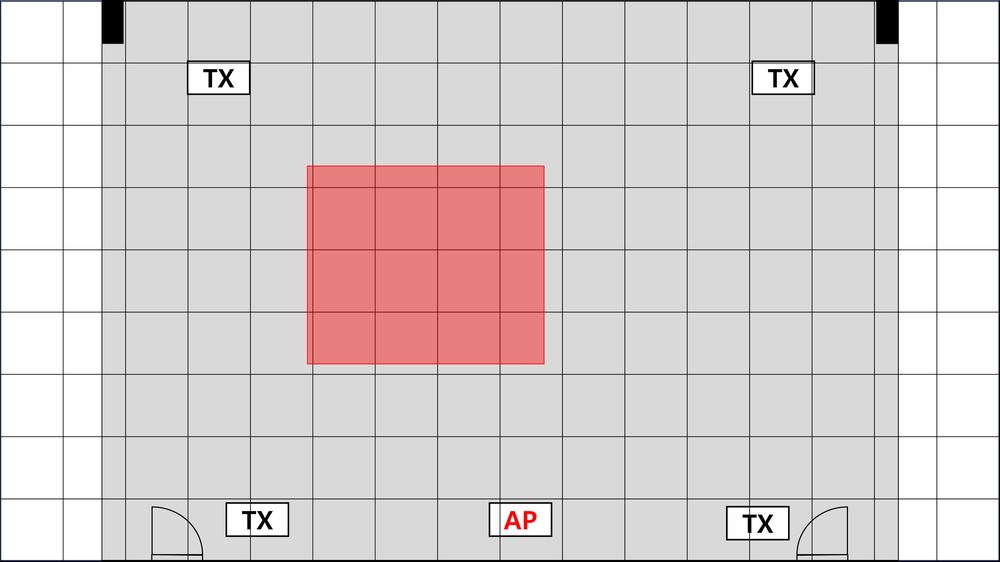
#> input picture temp/csi_map_ref.png, 1000 x 562 px, shrunk from 1920 x 1080 before the run; its folder holds 2 pictures in this run
$ python Global_BEV.py ../temp/csi_grid_map.png out.png ../temp/csi_map_ref.png
#> lines starting #> are read from the running program, lines starting #| are printed output that depends on the picture; after the words box and inside, x2 and y2 are one past the last pixel; in counts of white or black regions, pixels touching at a corner belong together
### BEV/function.py
import numpy as np
import cv2
import os


'''
id 라벨값에 맞춰 색깔을 지정하는 function
'''
def getcolor(idx):
    idx = idx * 3
    return (37 * idx) % 255, (17 * idx) % 255, (29 * idx) % 255

'''
실제공간과 도면을 mapping해주는 class
'''
class PixelMapper(object):
    """
    Create an object for converting pixels to geographic coordinates,
    using four points with known locations which form a quadrilteral in both planes
    Parameters
    ----------
    pixel_array : (4,2) shape numpy array
        The (x,y) pixel coordinates corresponding to the top left, top right, bottom right, bottom left
        pixels of the known region
    lonlat_array : (4,2) shape numpy array
        The (lon, lat) coordinates corresponding to the top left, top right, bottom right, bottom left
        pixels of the known region
    """

    # [46 lines left out: functions __init__, pixel_to_lonlat, lonlat_to_pixel, not called in this run]

"""
lonlat에 frame을 한번에 저장하는 function
"""
# [14 lines left out: function save_lonlat_frame, not called in this run]

def save_dict(file):
    ##################################################
    frame = 0
    point = dict()
    while True:
        line = file.readline()

        if not line:
            break

        info = line[:-1].split(" ")

        frame = info[0]

        if info[0] in point:
            line = point.get(info[0])
            line.append(list(map(int, info[1:])))
        else:
            point[info[0]] = [list(map(int, info[1:]))]

    file.close()

    return frame, point
    ###########################################################################

### BEV/Global_BEV.py
import numpy as np
from function import save_lonlat_frame
from function import save_dict
from function import getcolor
import cv2
import os
import sys
import shutil
##############################################################################

'''
pixel : 실제 공간
lonloat : 도면 공간
실제 mapping 되는 곳에 좌표를 입력 @@@.py 사용
오른쪽 위, 왼쪽 위, 왼쪽 아래, 오른쪽 아래 순서
'''
input_path = sys.argv[1]
output_path = sys.argv[2]
global_output_path = os.path.join(output_path, 'global_map_frame')
map_path = sys.argv[3]
temp_path = "./temp"

if not os.path.exists(global_output_path):
    os.makedirs(global_output_path)
else:
    shutil.rmtree(global_output_path)
    os.makedirs(global_output_path)

# ==============  Global ID BEV result  ===================

file = open(os.path.join(temp_path, "global_result.txt"), 'r')
#> (reads BEV/temp/global_result.txt from the repository)
globals()['g_frame'], globals()['g_point'] = save_dict(file)

map = cv2.imread(map_path, -1)
#> map is the input picture: shape (562, 1000, 4); mean B, G, R, A 208.8, 208.7, 217.9, 254.7

for frames in range(1, int(globals()['g_frame'])):
    if globals()['g_point'].get(str(frames)) is not None:
        for label in globals()['g_point'].get(str(frames)):
            lonlat = [label[1], label[2]]
            color = getcolor(abs(label[0]))
            cv2.circle(map, (lonlat[0], lonlat[1]), 3, color, -1)

    src = os.path.join(global_output_path, str(frames) + '.jpg')
    cv2.imwrite(src, map)
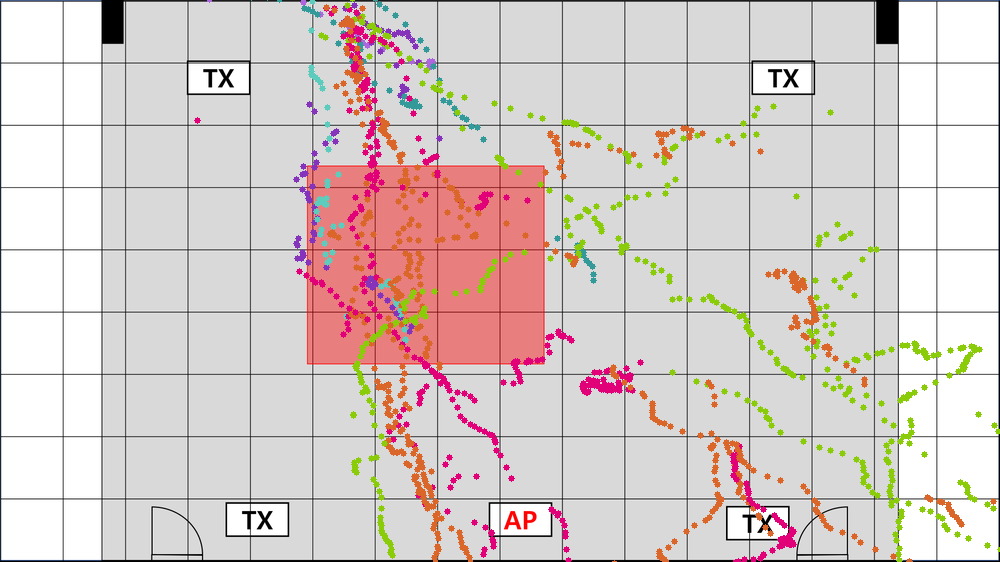
#> map: shape (562, 1000, 4); 5.92% of pixels changed, all inside (x1, y1, x2, y2) = (194, 0, 1000, 562)
